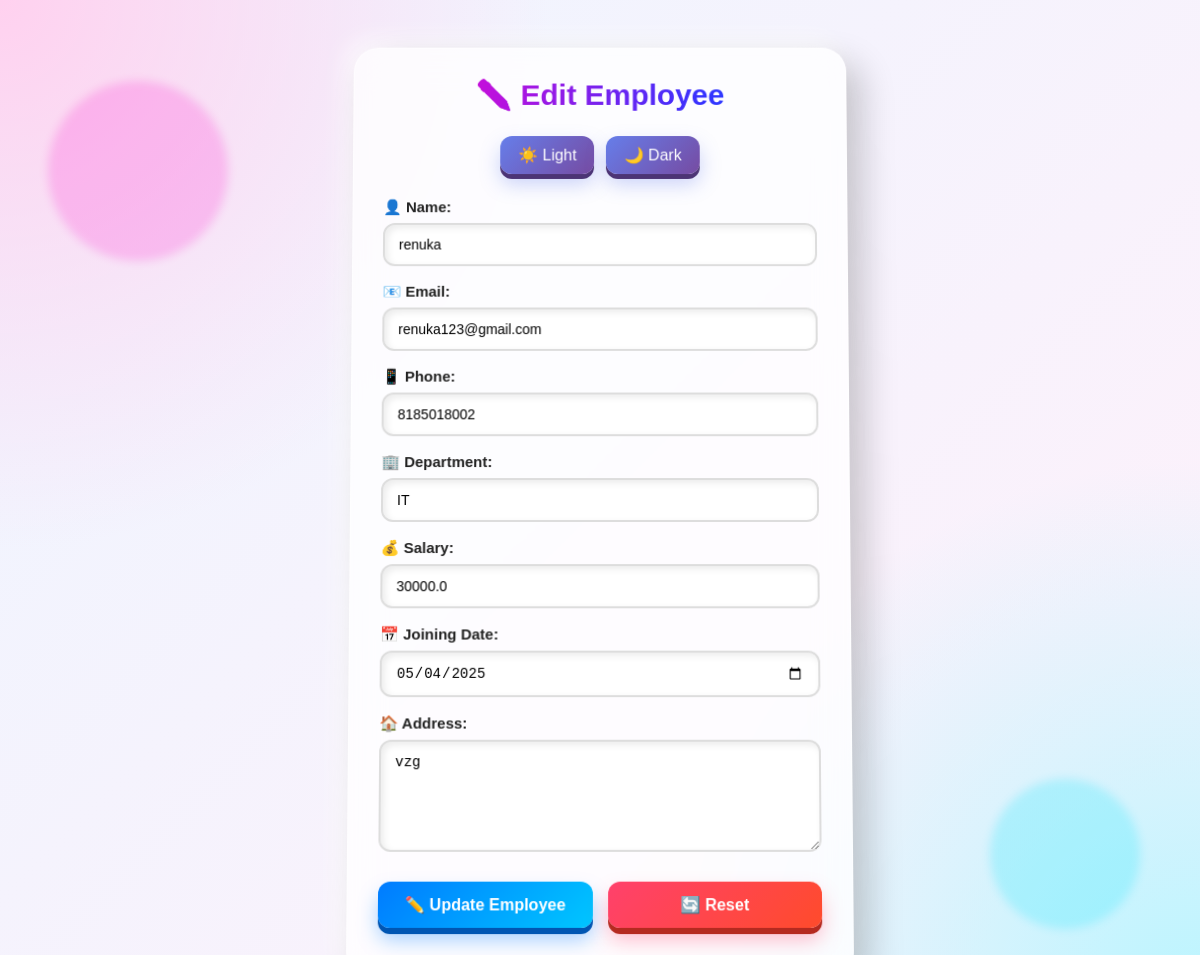
Page /edit-employee/2 (signed in) on the committed database.
### tables this page shows
CREATE TABLE employee (id INTEGER PRIMARY KEY AUTOINCREMENT,user_id INTEGER NOT NULL,name TEXT NOT NULL,
    email TEXT NOT NULL,phone TEXT NOT NULL,department TEXT NOT NULL,salary REAL NOT NULL,joiningdate TEXT NOT NULL,
    address TEXT NOT NULL);

### server.py (the view, shortened to what this page needs)
@app.route("/edit-employee/<int:id>")
def edit_employee_page(id):
    if not login_required():
        return redirect("/login")
    theme = request.cookies.get(
        "theme",
        "light"
    )
    connection = get_database_connection()
    cursor = connection.cursor()
    cursor.execute(
        """
        SELECT *
        FROM employee
        WHERE id=?
        AND user_id=?
        """,
        (
            id,
            session["user_id"]
        )
    )
    employee = cursor.fetchone()
    connection.close()
    return render_template(
        "edit-employee.html",
        employee=employee,
        theme=theme
    )

### server.py (called while the page is built)
def get_database_connection():
    connection = sqlite3.connect("users.db")
    connection.row_factory = sqlite3.Row
    return connection

def login_required():
    return "user_id" in session

### templates/edit-employee.html (shortened to what this page needs)
<!DOCTYPE html>
<html lang="en">
<head>
</head>
<body class="{{theme}}">
    <div id="container">
        <h1>
            ✏️ Edit Employee
        </h1>
        <nav>
            <div class="theme-buttons">
                <a href="/set-theme/light">
                    ☀️ Light
                </a>
                <a href="/set-theme/dark">
                    🌙 Dark
                </a>
            </div>
        </nav>
        <form
            action="/edit-employee/{{ employee['id'] }}"
            method="POST"
        >
            <div>
                <label>
                    👤 Name:
                </label>
                <input
                    type="text"
                    name="name"
                    value="{{ employee['name'] }}"
                    required
                >
            </div>
            <div>
                <label>
                    📧 Email:
                </label>
                <input
                    type="email"
                    name="email"
                    value="{{ employee['email'] }}"
                    required
                >
            </div>
            <div>
                <label>
                    📱 Phone:
                </label>
                <input
                    type="tel"
                    name="phone"
                    value="{{ employee['phone'] }}"
                    required
                >
            </div>
            <div>
                <label>
                    🏢 Department:
                </label>
                <input
                    type="text"
                    name="department"
                    value="{{ employee['department'] }}"
                    required
                >
            </div>
            <div>
                <label>
                    💰 Salary:
                </label>
                <input
                    type="number"
                    name="salary"
                    value="{{ employee['salary'] }}"
                    required
                >
            </div>
            <div>
                <label>
                    📅 Joining Date:
                </label>
                <input
                    type="date"
                    name="joiningdate"
                    value="{{ employee['joiningdate'] }}"
                    required
                >
            </div>
            <div>
                <label>
                    🏠 Address:
                </label>
                <textarea
                    name="address"
                    required
                >{{ employee['address'] }}</textarea>
            </div>
            <div class="button">
                <button
                    type="submit"
                    class="update-btn"
                >
                    ✏️ Update Employee
                </button>
                <button
                    type="reset"
                    class="reset-btn"
                >
                    🔄 Reset
                </button>
            </div>
        </form>
    </div>
</body>
</html>

### templates/edit-employee.html (style rules this page uses)
* { margin: 0; padding: 0; box-sizing: border-box; }
body { font-family: Arial, sans-serif; min-height: 100vh; padding: 40px 15px; transition: 0.4s; background: radial-gradient(circle at top left, #ffd1ef, transparent 35%), radial-gradient(circle at bottom right, #b9f5ff, transparent 35%), linear-gradient(135deg, #eef5ff, #fff0fa); }
body.light { color: #222; }
#container { width: 500px; max-width: 100%; margin: auto; padding: 30px; border-radius: 25px; background: rgba(255, 255, 255, 0.78); backdrop-filter: blur(18px); border: 1px solid rgba(255, 255, 255, 0.5); box-shadow: 15px 15px 35px rgba(0, 0, 0, 0.20), -8px -8px 25px rgba(255, 255, 255, 0.75); transform: perspective(1000px) rotateX(2deg); transition: 0.4s; }
h1 { text-align: center; margin-bottom: 25px; font-size: 30px; background: linear-gradient( 90deg, #ff00cc, #3333ff, #00c6ff, #00e676, #ff00cc ); background-size: 300%; -webkit-background-clip: text; background-clip: text ; -webkit-text-fill-color: transparent; animation: gradientText 5s linear infinite; }
.theme-buttons { display: flex; justify-content: center; gap: 12px; margin-bottom: 25px; }
.theme-buttons a { padding: 10px 18px; text-decoration: none; color: white; border-radius: 12px; background: linear-gradient( 135deg, #667eea, #764ba2 ); box-shadow: 0 5px 0 #4c3475, 0 10px 20px rgba(102, 126, 234, 0.35); transition: 0.2s; }
form { width: 100%; }
form > div { margin-bottom: 17px; }
label { display: block; margin-bottom: 7px; font-weight: bold; font-size: 15px; }
input, textarea { width: 100%; padding: 12px 14px; border: 2px solid #ddd; border-radius: 12px; font-size: 14px; outline: none; background: rgba(255, 255, 255, 0.9); transition: 0.3s; box-shadow: inset 3px 3px 7px rgba(0, 0, 0, 0.08); }
textarea { resize: vertical; min-height: 110px; }
.button { display: flex; gap: 15px; margin-top: 25px; }
button { flex: 1; padding: 13px 20px; border: none; border-radius: 12px; cursor: pointer; font-size: 16px; font-weight: bold; color: white; transition: 0.2s; }
.update-btn { background: linear-gradient( 135deg, #007bff, #00c6ff ); box-shadow: 0 6px 0 #0056b3, 0 12px 20px rgba(0, 123, 255, 0.35); }
.reset-btn { background: linear-gradient( 135deg, #ff416c, #ff4b2b ); box-shadow: 0 6px 0 #b52a20, 0 12px 20px rgba(255, 65, 108, 0.35); }
body::before { content: ""; position: fixed; width: 180px; height: 180px; border-radius: 50%; background: #ff00cc; opacity: 0.18; filter: blur(5px); top: 8%; left: 4%; z-index: -1; animation: floatOne 6s ease-in-out infinite; }
body::after { content: ""; position: fixed; width: 150px; height: 150px; border-radius: 50%; background: #00e5ff; opacity: 0.2; filter: blur(5px); bottom: 8%; right: 5%; z-index: -1; animation: floatTwo 7s ease-in-out infinite; }

### rows in the picture
employee: name "renuka", email "renuka123@gmail.com", phone "8185018002", department "IT", salary "30000.0", joiningdate "05/04/2025", address "vzg"
